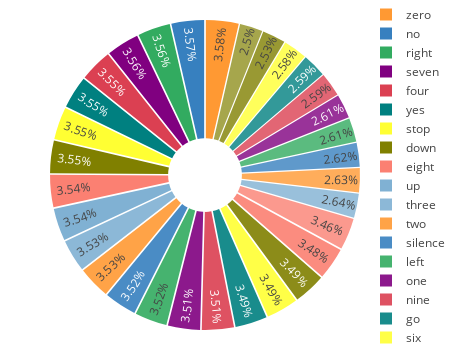

The code cell stored with this chart in its notebook:
### Code cell
fw.plt.plot_counts_pie(y_train, labels, width=450)

### Figure 1 — Plotly figure (JSON) as saved in the notebook; plotly's stock layout.template omitted (floating-point values rounded to 4 significant figures)
{"data": [{"pull": 0.05, "name": "", "labels": ["zero", "no", "right", "seven", "four", "yes", "stop", "down", "eight", "up", "three", "two", "silence", "left", "one", "nine", "go", "six", "off", "on", "five", "wow", "tree", "sheila", "marvin", "happy", "house", "cat", "bird", "dog", "bed"], "values": [1921, 1917, 1909, 1907, 1906, 1905, 1904, 1903, 1899, 1897, 1893, 1893, 1889, 1887, 1883, 1880, 1874, 1873, 1872, 1866, 1856, 1417, 1412, 1405, 1402, 1402, 1389, 1389, 1386, 1358, 1340], "marker": {"colors": ["rgba(255, 153, 51, 1.0)", "rgba(55, 128, 191, 1.0)", "rgba(50, 171, 96, 1.0)", "rgba(128, 0, 128, 1.0)", "rgba(219, 64, 82, 1.0)", "rgba(0, 128, 128, 1.0)", "rgba(255, 255, 51, 1.0)", "rgba(128, 128, 0, 1.0)", "rgba(251, 128, 114, 1.0)", "rgba(128, 177, 211, 1.0)", "rgba(128, 177, 211, 0.8999999999999999)", "rgba(255, 153, 51, 0.8999999999999999)", "rgba(55, 128, 191, 0.8999999999999999)", "rgba(50, 171, 96, 0.8999999999999999)", "rgba(128, 0, 128, 0.8999999999999999)", "rgba(219, 64, 82, 0.8999999999999999)", "rgba(0, 128, 128, 0.8999999999999999)", "rgba(255, 255, 51, 0.8999999999999999)", "rgba(128, 128, 0, 0.8999999999999999)", "rgba(251, 128, 114, 0.8999999999999999)", "rgba(251, 128, 114, 0.7999999999999998)", "rgba(128, 177, 211, 0.7999999999999998)", "rgba(255, 153, 51, 0.7999999999999998)", "rgba(55, 128, 191, 0.7999999999999998)", "rgba(50, 171, 96, 0.7999999999999998)", "rgba(128, 0, 128, 0.7999999999999998)", "rgba(219, 64, 82, 0.7999999999999998)", "rgba(0, 128, 128, 0.7999999999999998)", "rgba(255, 255, 51, 0.7999999999999998)", "rgba(128, 128, 0, 0.7999999999999998)", "rgba(128, 128, 0, 0.7)"]}, "hole": 0.2, "type": "pie"}], "layout": {"width": 450, "margin": {"r": 0, "b": 0, "l": 50, "t": 0}, "height": 350}}
